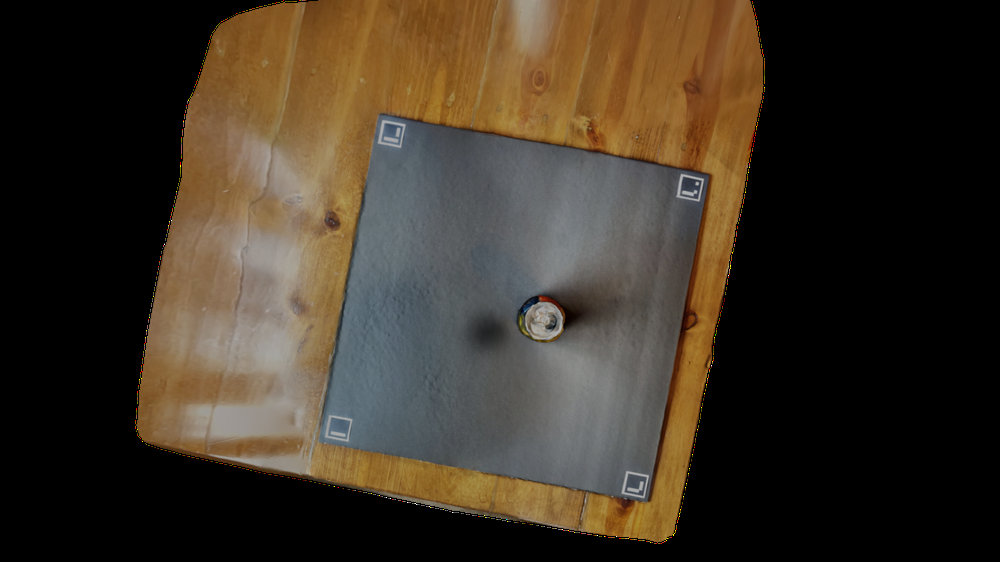
#> input picture blender/preprocess.png, 1000 x 562 px, shrunk from 1920 x 1080 before the run
$ python aruco_test.py
#> lines starting #> are read from the running program, lines starting #| are printed output that depends on the picture
import cv2
import cv2.aruco as aruco

def count_aruco_codes(image_path):
    # Load the image
#> called with image_path = 'preprocess.png'
    image = cv2.imread(image_path)
#> image is the input picture: shape (562, 1000, 3); mean B, G, R 38, 50.6, 60.4

    # Convert the image to grayscale
    gray = cv2.cvtColor(image, cv2.COLOR_BGR2GRAY)
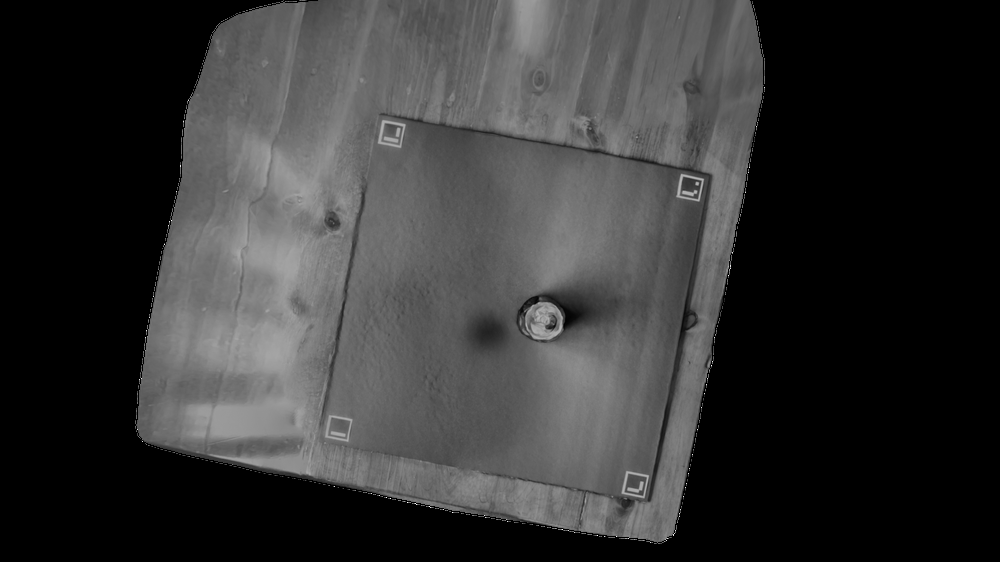
#> gray: shape (562, 1000); min 0, max 255, mean 52.1

    # Define the ArUco dictionary
    aruco_dict = aruco.Dictionary_get(aruco.DICT_6X6_250)

    # Initialize the ArUco detector parameters
    parameters = aruco.DetectorParameters_create()

    # Detect ArUco markers in the image
    corners, ids, rejectedImgPoints = aruco.detectMarkers(gray, aruco_dict, parameters=parameters)
#> corners = (); ids = None; rejectedImgPoints = 7 items

    # Count the number of detected markers
    num_markers = len(ids) if ids is not None else 0
#> num_markers = 0

    return num_markers

# Example usage:
image_path = 'preprocess.png'
num_aruco_codes = count_aruco_codes(image_path)
#> num_aruco_codes = 0
print("Number of ArUco codes detected:", num_aruco_codes)
#| Number of ArUco codes detected: 0

$ run again, with blender/conveyor.jpg saved as blender/preprocess.png
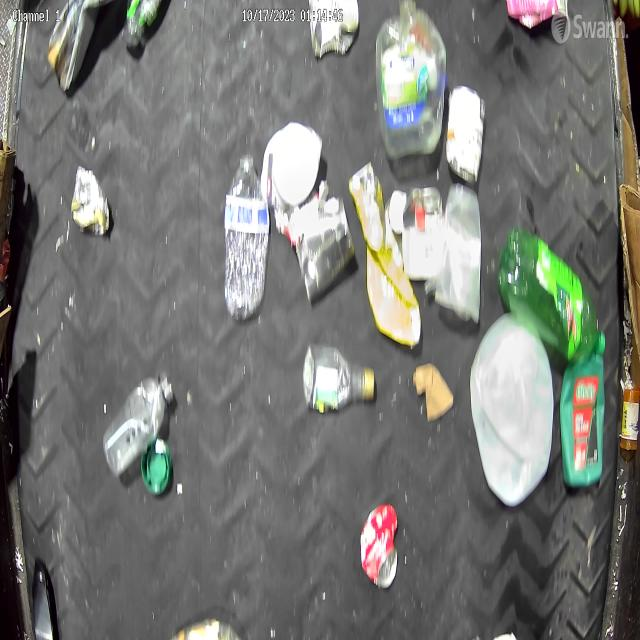
#> input picture blender/conveyor.jpg, 640 x 640 px
#> in count_aruco_codes, image is the input picture: shape (640, 640, 3); mean B, G, R 117.2, 121.4, 120.3
#> in count_aruco_codes, `gray = cv2.cvtColor(image, cv2.COLOR_BGR2GRAY)`:
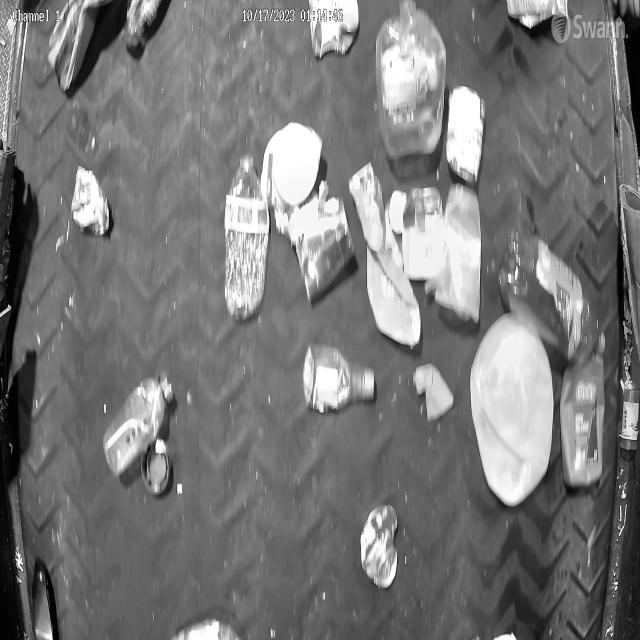
#> gray: shape (640, 640); min 0, max 255, mean 120.6
#> corners = (); ids = None; rejectedImgPoints = 41 items
#> num_markers = 0
#| Number of ArUco codes detected: 0
